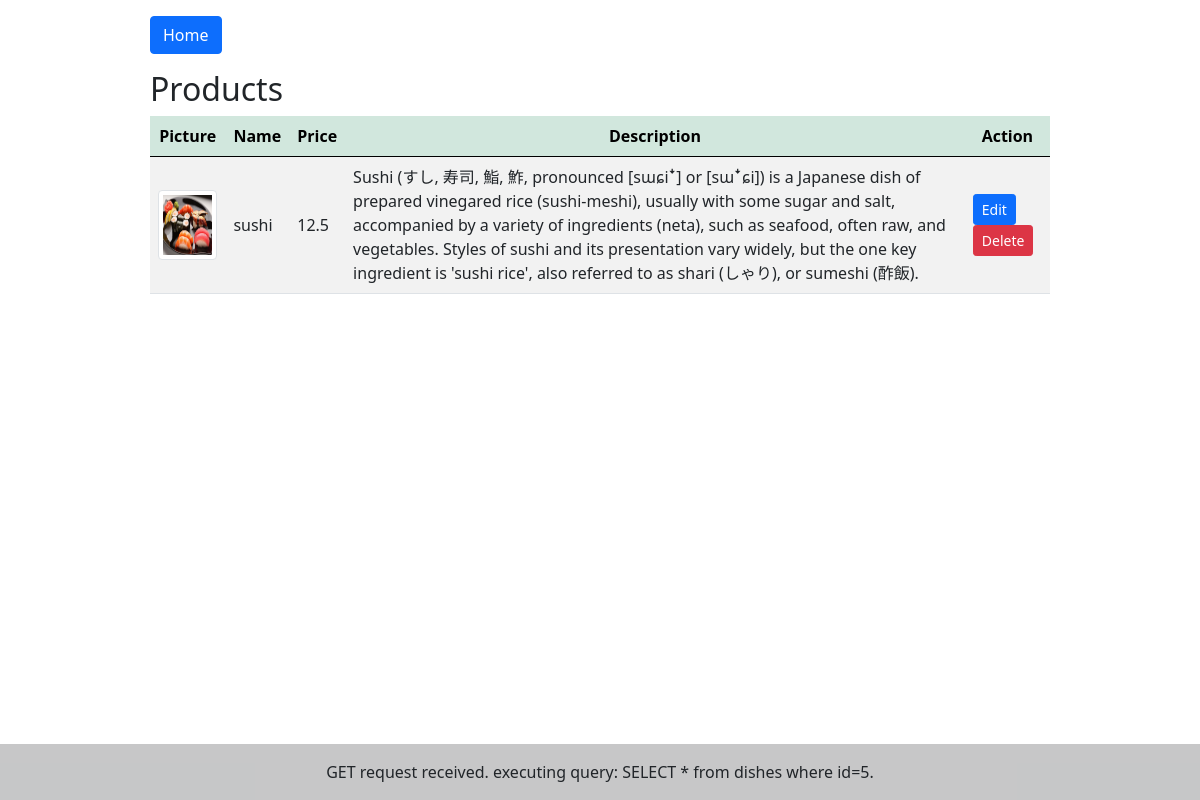
Page /restaurant/show_detail.php?id=5 on the committed database.
### tables this page shows
CREATE TABLE `DISHES` (
  `id` int(11) NOT NULL,
  `image` char(120) NOT NULL,
  `name` char(30) DEFAULT NULL,
  `price` float NOT NULL,
  `description` text DEFAULT NULL
);

### restaurant/show_detail.php (the view, shortened to what this page needs)
<?php
require_once "./actions/db_connect.php";
$requestType = $_SERVER['REQUEST_METHOD'];
$message= "$requestType request received.";
$id=$_GET['id'];
$sql = "SELECT * from dishes where id=$id";
$message = $message." executing query: ".$sql.".";
$result = mysqli_query($conn, $sql);
$tbody = "";
if (mysqli_num_rows($result) > 0) {
    while ($row =  mysqli_fetch_assoc($result)) {
        $tbody .= "
        <tr>
           <td><img class='img-thumbnail' src='images/" . $row['image'] . "'</td>
           <td>" . $row['name'] . "</td>
           <td>" . $row['price'] . "</td>
           <td>" . $row['description'] . "</td>
           <td><a href='update.php?id=" . $row['id'] . "'><button class='btn btn-primary btn-sm' type='button'>Edit</button></a>
           <a href='delete.php?id=" . $row['id'] . "'><button class='btn btn-danger btn-sm' type='button'>Delete</button></a>
        </tr>
        ";
    }
} else {
    $tbody = "<tr><td colspan='4' class='text-center'>No data available</td></tr>";
}
?>
<!DOCTYPE html>
<html lang="en">
<head>
    <?php require_once "components/boot.php";
    ?>
</head>
<body class="d-flex flex-column min-vh-100">
    <div class="manageProduct w-75 mt-3">
        <div class='mb-3'>
            <a href="index.php"><button class='btn btn-primary' type="button">Home</button></a>
        </div>
        <p class='h2'>Products</p>
        <table class='table table-striped'>
            <thead class='table-success'>
                <tr>
                    <th>Picture</th>
                    <th>Name</th>
                    <th>Price</th>
                    <th>Description</th>
                    <th>Action</th>
                </tr>
            </thead>
            <tbody>
                <?php echo $tbody; ?>
            </tbody>
        </table>
    </div>
<footer class="bg-light text-center text-lg-start mt-auto">
  <div class="text-center p-3" style="background-color: rgba(0, 0, 0, 0.2);">
    <?php echo $message ?>
  </div>
</footer>
</body>
</html>

### restaurant/show_detail.php (style rules this page uses)
.manageProduct { margin: auto; }
.img-thumbnail { width: 70px !important; height: 70px !important; }
td { text-align: left; vertical-align: middle; }
tr { text-align: center; }

### rows in the picture
dishes: image (picture), name "sushi", price "12.5", description "Sushi (すし, 寿司, 鮨, 鮓, pronounced [sɯɕiꜜ] or [sɯꜜɕi]) is a Japanese dish of prepared vinegared rice (sushi-meshi), usually with some sugar and salt, accompanied by a variety of ingredients (neta), such as seafood, often raw, and vegetables. Styles of sushi and its presentation vary widely, but the one key ingredient is 'sushi rice', also referred to as shari (しゃり), or sumeshi (酢飯)."

### other values in the picture
$message "GET request received. executing query: SELECT * from dishes where id=5."
